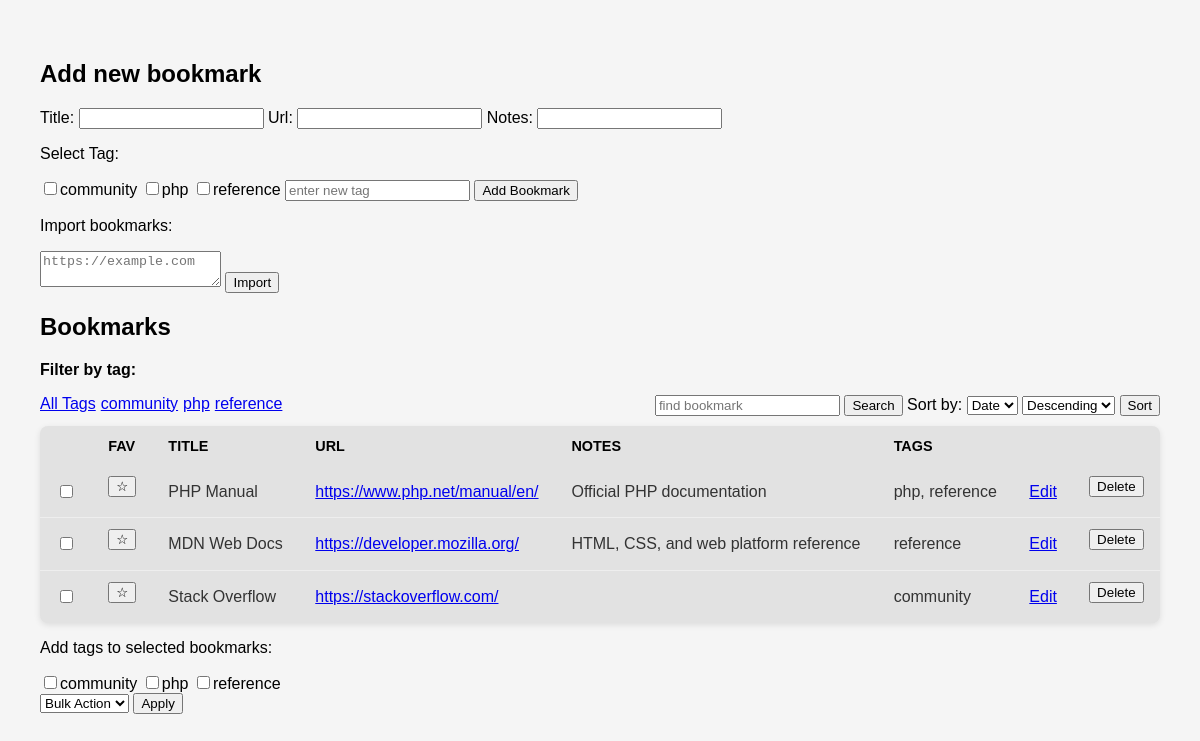
The page / on the database its author committed.
### tables this page shows
CREATE TABLE IF NOT EXISTS tags (
    id INT AUTO_INCREMENT PRIMARY KEY,
    name VARCHAR(100) NOT NULL UNIQUE
);

CREATE TABLE IF NOT EXISTS bookmarks (
    id INT AUTO_INCREMENT PRIMARY KEY,
    title VARCHAR(255) NOT NULL,
    url VARCHAR(2048) NOT NULL,
    notes TEXT DEFAULT NULL,
    created_at TIMESTAMP DEFAULT CURRENT_TIMESTAMP,
    favourite TINYINT(4) NOT NULL DEFAULT 0
);

### public/index.php (the view, shortened to what this page needs)
<?php
require __DIR__ . "/db.php";
$allowedSort = [
    "title" => "bookmarks.title",
    "date"=> "bookmarks.created_at"
];
$sortKey = trim($_GET["sort"] ?? "date");
$sortColumn = $allowedSort[$sortKey] ?? $allowedSort["date"];
$dir = trim($_GET["dir"] ?? "");
$dir = in_array($dir, ["desc", "asc"]) ? $dir : "desc";
$page = max(1, (int) ($_GET["page"] ?? 1));
$perPage = max(1, min(100, (int) ($_GET['per_page'] ?? 10)));
$offset = ($page - 1) * $perPage;
$search = trim($_GET["search"] ?? "");
$sql = " FROM bookmarks
        LEFT JOIN bookmark_tags
        ON bookmarks.id = bookmark_tags.bookmark_id
        LEFT JOIN tags
        ON bookmark_tags.tag_id = tags.id ";
$whereClause = "";
$mainSql = "SELECT bookmarks.*,
        GROUP_CONCAT(tags.name ORDER BY tags.name SEPARATOR ', ') AS tag_names " . $sql . $whereClause .
        " GROUP BY bookmarks.id
          ORDER BY favourite DESC, $sortColumn $dir
          LIMIT :limit OFFSET :offset";
$listStmt = $pdo->prepare($mainSql);
$listStmt->bindValue(":limit", $perPage, PDO::PARAM_INT);
$listStmt->bindValue(":offset", $offset, PDO::PARAM_INT);
$listStmt->execute();
$bookmarks = $listStmt->fetchAll();
$tagsStmt = $pdo->query("SELECT * FROM tags");
$tags = $tagsStmt->fetchAll();
?>
<!DOCTYPE html>
<html lang="en">
<head>
</head>
<body>
    <h2>Add new bookmark</h2>
        <form method="POST">
            <label for="title">Title:</label>
                <input type="text" name="title" id="title" required>
            <label for="url">Url:</label>
                <input type="text" name="url" id="url" required>
            <label for="notes">Notes:</label>
            <input type="text" name="notes" id="notes">
        <p>Select Tag:</p>
        <?php foreach ($tags as $tag) : ?>
            <label>
                <input type="checkbox" name="tags[]" value="<?= $tag["id"] ?>"><?=htmlspecialchars($tag["name"]) ?>
            </label>
        <?php endforeach; ?>
        <input type="text" name="new_tag" placeholder="enter new tag">
        <input type="submit" value="Add Bookmark">
    </form>
    <p>Import bookmarks:</p>
    <form method="POST" action="import.php" style="display:inline" id="import-url">
        <textarea name="url" placeholder="https://example.com"></textarea>
        <input type="submit" value="Import" form="import-url">
    </form>
    <h2>Bookmarks</h2>
    <p><strong>Filter by tag:</strong></p>
    <div class="bar">
        <div class="tag-filter">
            <a href="index.php">All Tags</a>
            <?php foreach ($tags as $tag) : ?>
                <a href="index.php?tag=<?= htmlspecialchars($tag["name"]) ?>"><?= htmlspecialchars($tag["name"]) ?></a>
            <?php endforeach; ?>
        </div>
        <form method="GET">
            <input type="text" name="search" value="<?= htmlspecialchars($search)?>" placeholder="find bookmark">
            <input type="submit" value="Search">
        <label>
            Sort by:
            <select name="sort">
                <option value="date" <?= $sortKey === "date" ? "selected" : ""?>>Date</option>
            </select>
            <select name="dir">
                <option value="desc" <?= $dir === "desc" ? "selected" : ""?>>Descending</option>
            </select>
        </label>
        <input type="submit" value="Sort">
        </form>
    </div>
        <table>
        <thead>
            <tr>
                <th></th>
                <th>FAV</th>
                <th>TITLE</th>
                <th>URL</th>
                <th>NOTES</th>
                <th>TAGS</th>
            </tr>
        </thead>
        <tbody>
            <?php foreach ($bookmarks as $bookmark) : ?>
                <tr>
                    <td>
                        <input type="checkbox" name="selected_ids[]" value="<?= htmlspecialchars($bookmark["id"])?>" form="bulk_form">
                    </td>
                    <td>
                        <form method="POST" action="actions.php">
                            <button type="submit"><?=$bookmark["favourite"] ? "&starf;" : "&star;"?></button>
                        </form>
                    </td>
                    <td><?= htmlspecialchars($bookmark["title"]?? "")?></td>
                    <td>
                        <a href="<?= htmlspecialchars($bookmark["url"]) ?>" target="_blank" rel="noopener noreferrer"><?= htmlspecialchars($bookmark["url"]?? "")?></a>
                    </td>
                    <td><?= htmlspecialchars($bookmark["notes"]?? "") ?></td>
                    <td><?= htmlspecialchars($bookmark["tag_names"]?? "") ?></td>
                    <td><a href="edit.php?id=<?= htmlspecialchars($bookmark["id"]) ?>">Edit</a></td>
                    <td>
                        <form method="POST" action="actions.php">
                            <button type="submit">Delete</button>
                        </form>
                    </td>
                </tr>
            <?php endforeach; ?>
        </tbody>
    </table>
    <form method="POST" action="actions.php" id="bulk_form">
        <div>
            <p>Add tags to selected bookmarks:</p>
            <?php foreach ($tags as $tag) : ?>
                <label>
                    <input type="checkbox" name="bulk_tags[]" value="<?= $tag["id"] ?>"><?= htmlspecialchars($tag["name"]) ?>
                </label>
            <?php endforeach; ?>
        </div>
        <select name="action">
            <option value="">Bulk Action</option>
        </select>
        <input type="submit" value="Apply">
    </form>
</body>
</html>

### public/index.php (style rules this page uses)
body { font-family: sans-serif; background: #f5f5f5; padding: 2rem; }
form { margin-bottom: 10px; }
table { width: 100%; border-collapse: collapse;background: #e2e2e2; border-radius: 8px;box-shadow: 0 2px 6px rgba(0,0,0,.1); overflow: hidden; }
th { text-align: left;padding: .75rem 1rem; font-size: .9rem; }
td { padding: .65rem 1rem; border-bottom: 1px solid #eee; color: #333; }
tr:last-child td { border-bottom: none; }
.tag-filter { display:flex; gap:5px }
.bar { display:flex; justify-content:space-between }

### rows shown on the page
tags: name "community"
tags: name "php"
tags: name "reference"
bookmarks: title "PHP Manual", url "https://www.php.net/manual/en/", notes "Official PHP documentation", tag_names "php, reference"
bookmarks: title "MDN Web Docs", url "https://developer.mozilla.org/", notes "HTML, CSS, and web platform reference", tag_names "reference"
bookmarks: title "Stack Overflow", url "https://stackoverflow.com/", tag_names "community"
